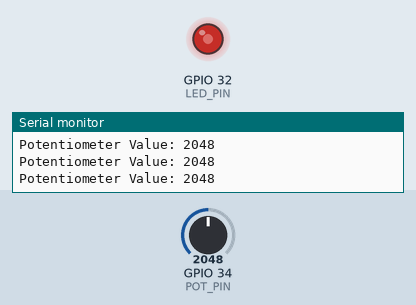
Simulated run of this sketch. Board: ESP32. Shown: output pins drawn as LEDs (lit = HIGH), the last lines printed to the serial monitor. Inputs (shaded band) come from the test bench; at power-on: GPIO 34 (POT_PIN) = 2048.

Above: at 1.2 s.
1.3 s: GPIO 34 (POT_PIN) set to 2866
At 1.8 s:
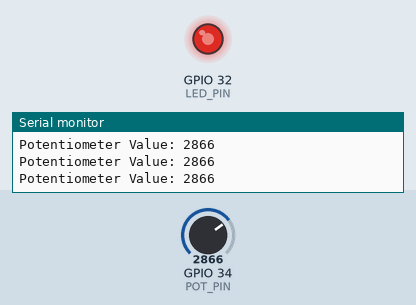
2.8 s: GPIO 34 (POT_PIN) set to 3603
At 3.3 s:
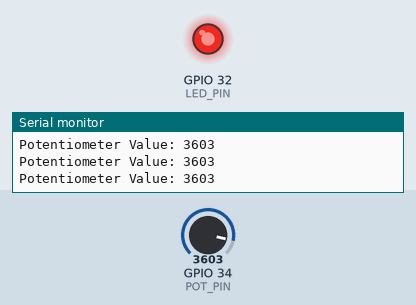
4.3 s: GPIO 34 (POT_PIN) set to 491
At 4.7 s:
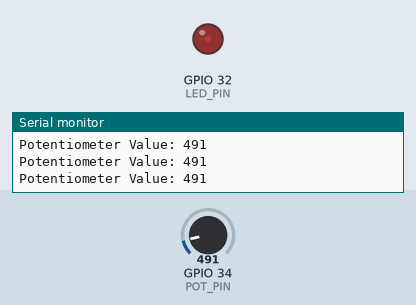
5.8 s: GPIO 34 (POT_PIN) set to 0
At 6.2 s:
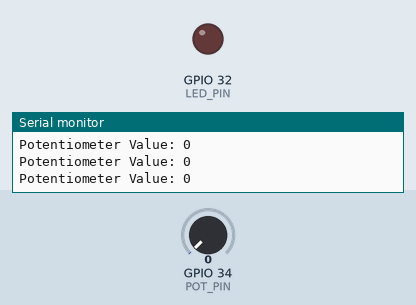
7.3 s: GPIO 34 (POT_PIN) set to 2047
At 7.6 s:
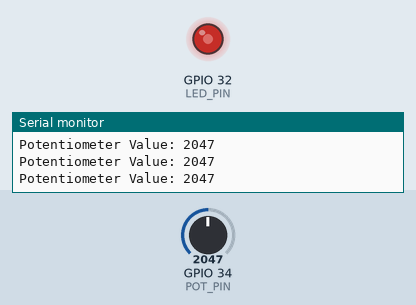
Timing chart, 0 to 9.8 s (numbered marks = the images above; inputs shaded):
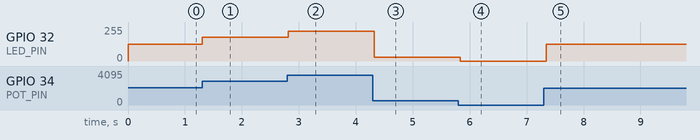

The sketch:

sketch.ino
```cpp
// Define the potentiometer and LED pins
#define POT_PIN 34       // Pin connected to the potentiometer (GPIO34)
#define LED_PIN 32       // Pin connected to the LED (GPIO32)

void setup() {
  Serial.begin(115200);  // Start Serial Monitor for debugging

  // Set the LED pin as an output
  pinMode(LED_PIN, OUTPUT);
}

void loop() {
  // Read the potentiometer value (0 to 4095 for ESP32)
  int potValue = analogRead(POT_PIN);

  // Print the potentiometer value to Serial Monitor for debugging
  Serial.print("Potentiometer Value: ");
  Serial.println(potValue);

  // Map the potentiometer value (0-4095) to LED brightness (0-255)
  int brightness = map(potValue, 0, 4095, 0, 255);

  // Control the LED brightness using PWM
  analogWrite(LED_PIN, brightness);

  // Delay for a short time to make it readable
  delay(50);
}
```

Measured:
- after the input at 1.3 s, GPIO 32 (LED_PIN): 127/255 → 178/255 at once
- after the input at 2.8 s, GPIO 32 (LED_PIN): 178/255 → 224/255 at once
- after the input at 4.3 s, GPIO 32 (LED_PIN): 224/255 → 30/255 at once
- after the input at 5.8 s, GPIO 32 (LED_PIN): 30/255 → 0/255 at once
- after the input at 7.3 s, GPIO 32 (LED_PIN): 0/255 → 127/255 at once
